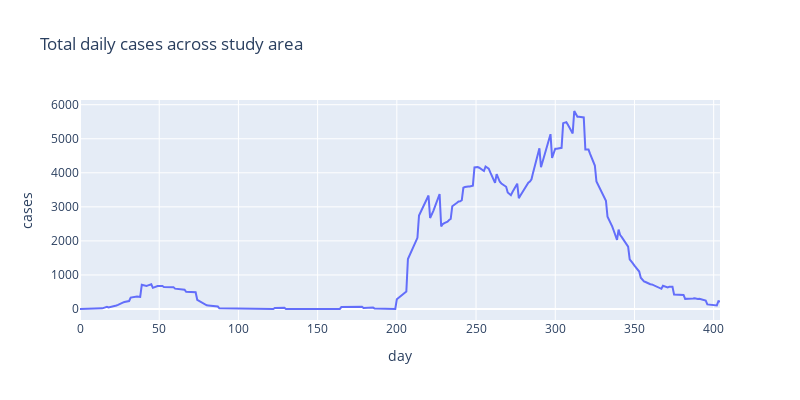

Notebook source saved alongside this figure:
### Markdown cell above
Look at total daily cases

### Code cell
fig = px.line(cases_msoa_melt.groupby('day').sum(), y="cases", title="Total daily cases across study area",
              height=400, width=800)
fig.show()

### Figure 1 — Plotly figure (JSON) as saved in the notebook; plotly's stock layout.template omitted (floating-point values rounded to 4 significant figures; data arrays with more than 128 entries replaced by an {"elided": "..."} marker saying what was removed)
{"data": [{"hovertemplate": "day=%{x}<br>cases=%{y}<extra></extra>", "legendgroup": "", "line": {"color": "#636efa", "dash": "solid"}, "mode": "lines", "name": "", "orientation": "v", "showlegend": false, "type": "scatter", "x": {"elided": "405 int values"}, "xaxis": "x", "y": {"elided": "405 int values"}, "yaxis": "y"}], "layout": {"height": 400, "legend": {"tracegroupgap": 0}, "title": {"text": "Total daily cases across study area"}, "width": 800, "xaxis": {"anchor": "y", "autorange": true, "domain": [0, 1], "range": [0, 404], "title": {"text": "day"}, "type": "linear"}, "yaxis": {"anchor": "x", "autorange": true, "domain": [0, 1], "range": [-323.1, 6138.0], "title": {"text": "cases"}, "type": "linear"}}}
